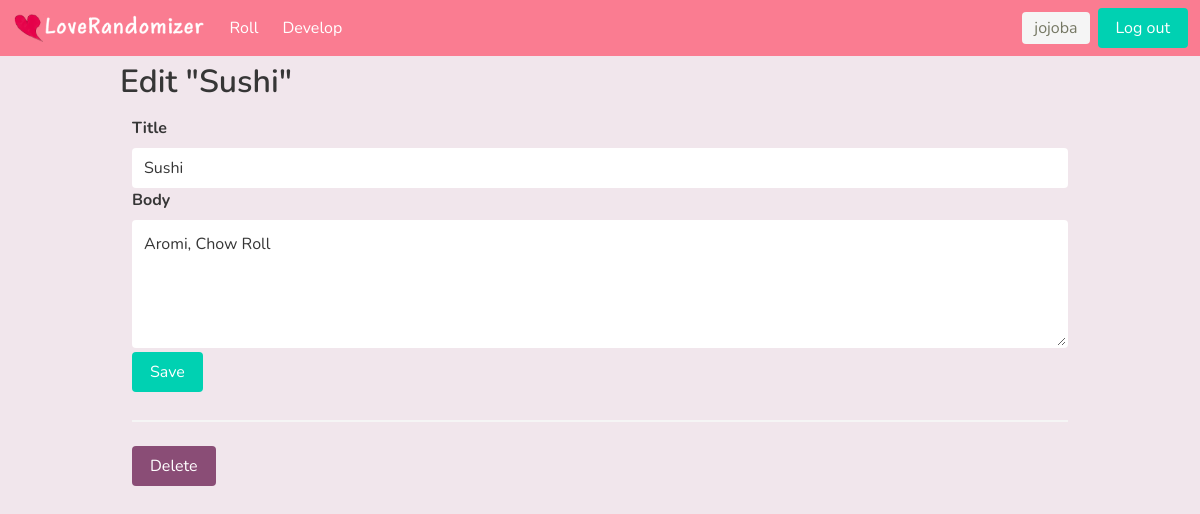
Screenshot of /blog/3/update (signed in) with the database file from the repository.
### tables this page shows
CREATE TABLE user (
  id INTEGER PRIMARY KEY AUTOINCREMENT,
  username TEXT UNIQUE NOT NULL,
  password TEXT NOT NULL
);

CREATE TABLE activities (
  id INTEGER PRIMARY KEY AUTOINCREMENT,
  author_id INTEGER NOT NULL,
  name TEXT  NOT NULL,
  description TEXT,
  category TEXT NOT NULL,
  FOREIGN KEY (author_id) REFERENCES user (id)
);

### flaskr/blog.py (the view, shortened to what this page needs)
@bp.route('/<int:id>/update', methods=('GET', 'POST'))
@login_required
def update(id):
    act = get_post(id)
    return render_template('blog/update.html', act=act)

### flaskr/auth.py (called while the page is built)
@bp.before_app_request
def load_logged_in_user():
    user_id = session.get('user_id')
    if user_id is None:
        g.user = None
    else:
        g.user = get_db().execute(
            'SELECT * FROM user WHERE id = ?', (user_id,)
        ).fetchone()

def login_required(view):
    @functools.wraps(view)
    def wrapped_view(**kwargs):
        if g.user is None:
            return redirect(url_for('auth.login'))
        return view(**kwargs)
    return wrapped_view

### flaskr/blog.py (called while the page is built)
def get_post(id, check_author=True):
    post = get_db().execute(
         '''
        SELECT activities.id, name, description, username, author_id
        FROM activities JOIN user ON activities.author_id = user.id
        WHERE activities.id = ?;
        ''',
        (id,)
    ).fetchone()
    if post is None:
        abort(404, f"Post id {id} doesn't exist.")
    if check_author and post['author_id'] != g.user['id']:
        abort(403)
    return post

### flaskr/db.py (called while the page is built)
def get_db():
    if 'db' not in g:
        g.db = sqlite3.connect(
            current_app.config['DATABASE'],
            detect_types=sqlite3.PARSE_DECLTYPES
        )
        g.db.row_factory = sqlite3.Row
    return g.db

### flaskr/templates/blog/update.html
{% extends 'base.html' %} {% block header %}
<h1 class="container title mt-2">
  {% block title %}Edit "{{ act['name'] }}"{% endblock %}
</h1>
{% endblock %} {% block content %}
<section>
  <form method="post" class="width-50">
    <label class="label" for="title">Title</label>
    <input
      name="title"
      id="title"
      value="{{ request.form['name'] or act['name'] }}"
      required
      class="input"
    />
    <label class="label" for="body">Body</label>
    <textarea name="body" id="body" class="textarea">
{{ request.form['description'] or act['description'] }}</textarea
    >
    <input type="submit" value="Save" class="button is-primary my-1" />
    <hr />
  </form>
  <form action="{{ url_for('blog.delete', id=act['id']) }}" method="post">
    <input
      class="button is-danger"
      type="submit"
      value="Delete"
      onclick="return confirm('Are you sure?');"
    />
  </form>
</section>
{% endblock %}

### flaskr/templates/base.html (shortened to what this page needs)
<!DOCTYPE html>
<head>
  <link rel="stylesheet" href="{{ url_for('static', filename='style.css') }}" />
</head>
<body>
  <nav class="navbar" role="navigation" aria-label="main navigation">
    <div class="navbar-brand">
      <a class="navbar-item" href="/">
        <img src="{{ url_for('static', filename='logo.png') }}" />
      </a>
    </div>
    <div id="navbarBasicExample" class="navbar-menu">
      <div class="navbar-start">
        <a class="navbar-item" href="{{ url_for('roll.index') }}"> Roll </a>
        <a class="navbar-item" href="{{ url_for('blog.index') }}"> Develop </a>
      </div>
      <div class="navbar-end">
        {% if g.user %}
        <div class="navbar-item">
          <span class="tag is-medium mx-2">{{ g.user['username']}}</span>
          <a class="button is-primary" href="{{ url_for('auth.logout') }}">
            Log out
          </a>
        </div>
        {% endif %}
      </div>
    </div>
  </nav>
  <section class="content">
    <header>{% block header %}{% endblock %}</header>
    <main class="container mt-1 p-3">{% block content %}{% endblock %}</main>
  </section>
</body>

### rows the page displays
user: user.username "jojoba"
activities: name "Sushi", title "Sushi", body "Aromi, Chow Roll"
